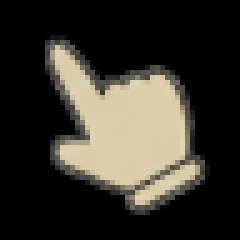
#> input picture py/gestureos_agent/assets/reticle/mouse.png, 48 x 48 px (shown 5 times larger)
$ python resize_reticle.py
#> lines starting #> are read from the running program, lines starting #| are printed output that depends on the picture; after the words box and inside, x2 and y2 are one past the last pixel; in counts of white or black regions, pixels touching at a corner belong together
import os, cv2, numpy as np

DIR = r"gestureos_agent/assets/reticle"
TARGET = 48
files = ["mouse.png","keyboard.png","draw.png","ppt.png","rush.png"]

if not os.path.isdir(DIR):
    raise SystemExit(f"[ERR] folder not found: {DIR}")

for fn in files:
    p = os.path.join(DIR, fn)
    img = cv2.imread(p, cv2.IMREAD_UNCHANGED)
#> img is the input picture: shape (48, 48, 4); mean B, G, R, A 43, 51, 54.2, 69.1
    if img is None:
        print("skip(not found or unreadable):", p)
        continue

    # ensure 4-channel BGRA
    if img.ndim == 2:
        img = cv2.cvtColor(img, cv2.COLOR_GRAY2BGRA)
    elif img.shape[2] == 3:
        b,g,r = cv2.split(img)
        a = np.full((img.shape[0], img.shape[1]), 255, dtype=img.dtype)
        img = cv2.merge([b,g,r,a])

    h, w = img.shape[:2]
#> h = 48; w = 48
    scale = min(TARGET / w, TARGET / h)
#> scale = 1
    nw, nh = max(1, int(w * scale)), max(1, int(h * scale))
#> nw = 48; nh = 48
    interp = cv2.INTER_AREA if scale < 1 else cv2.INTER_LINEAR
#> interp = 1
    resized = cv2.resize(img, (nw, nh), interpolation=interp)

    canvas = np.zeros((TARGET, TARGET, 4), dtype=resized.dtype)  # transparent
    x0 = (TARGET - nw) // 2
#> x0 = 0
    y0 = (TARGET - nh) // 2
#> y0 = 0
    canvas[y0:y0+nh, x0:x0+nw] = resized

    # --- 핵심: 보라색(마젠타) 섞임 방지 ---
    # 1) 반투명 제거(가장 확실): 알파가 있으면 255로 올림, 없으면 0
    a = canvas[:, :, 3]
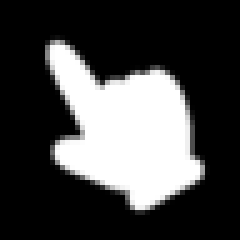
#> a: shape (48, 48) (shown 5 times larger); min 0, max 255, mean 69.1
    canvas[:, :, 3] = np.where(a > 0, 255, 0).astype(canvas.dtype)
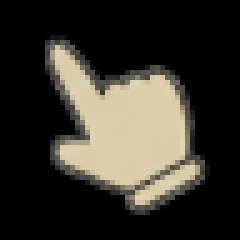
#> canvas: shape (48, 48, 4) (shown 5 times larger); 11.02% of pixels changed, all inside (x1, y1, x2, y2) = (9, 7, 42, 43)

    # 2) 완전 투명 픽셀의 RGB를 마젠타로 맞춰서 프린지 최소화
    canvas[a == 0, :3] = (255, 0, 255)  # BGR 마젠타
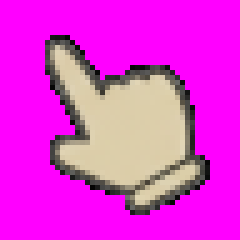
#> canvas: shape (48, 48, 4) (shown 5 times larger); mean B, G, R, A 214.9, 51, 226, 83.1

    cv2.imwrite(p, canvas, [cv2.IMWRITE_PNG_COMPRESSION, 9])
    print("ok:", fn, (w,h), "->", (TARGET,TARGET))
#| ok: mouse.png (48, 48) -> (48, 48)
#> pass 2 of the loop `for fn in files:`:
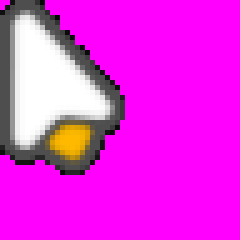
#> input picture py/gestureos_agent/assets/reticle/keyboard.png, 48 x 48 px (shown 5 times larger)
#> img is the input picture: shape (48, 48, 4); mean B, G, R, A 226.1, 44.7, 230.7, 70.2
#> `a = canvas[:, :, 3]`:
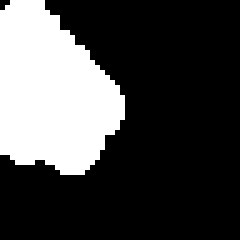
#> a: shape (48, 48) (shown 5 times larger); 27.5% white; 1 white region, box (x1, y1, x2, y2) and area: (0, 0, 25, 35) 634
#| ok: keyboard.png (48, 48) -> (48, 48)
#> pass 3 of the loop `for fn in files:`:
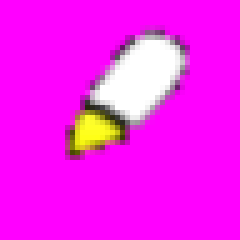
#> input picture py/gestureos_agent/assets/reticle/draw.png, 48 x 48 px (shown 5 times larger)
#> img is the input picture: shape (48, 48, 4); mean B, G, R, A 242.1, 29, 247.4, 44.5
#> `a = canvas[:, :, 3]`:
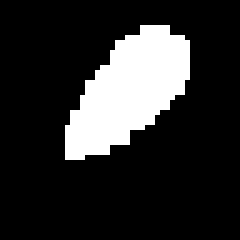
#> a: shape (48, 48) (shown 5 times larger); 17.4% white; 1 white region, box (x1, y1, x2, y2) and area: (13, 5, 38, 32) 402
#| ok: draw.png (48, 48) -> (48, 48)
#> the loop made 5 passes; the first 3 are shown

print("done")
